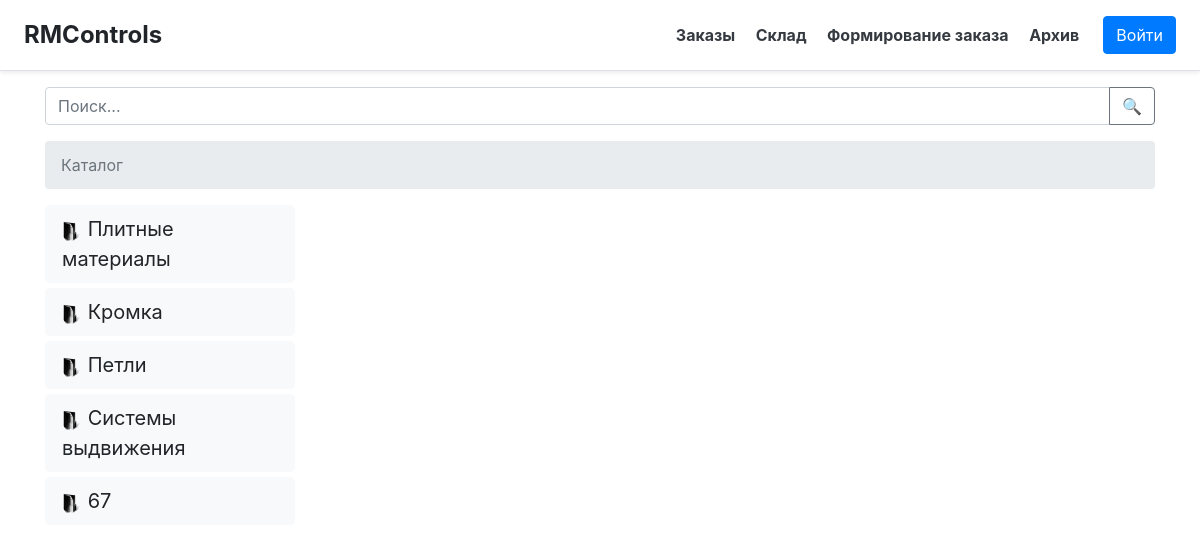
The page /catalog/0 on the database its author committed.
### main/models.py (models this page shows, shortened)
class Folder(models.Model):
    title = models.CharField("Имя", max_length=20)
    parent = models.ForeignKey('self', models.CASCADE, null=True, blank=True)
    class Meta:
        verbose_name = "Папка"
        verbose_name_plural = "Папки"
        db_table = "folders"

### main/views.py (the view)
# urls.py: path('catalog/<int:oid>', views.catalog),
def catalog(request, oid):
    path = get_path(oid)
    root = Folder.objects.get(id=oid)
    return render(request, 'main/catalog.html',
                  dict(title=f'Каталог{": " + root.title if root.id else ""}', root=root, path=path,
                       user_type='admin' if request.user.is_superuser else 'user' if request.user.is_authenticated else 'guest'))

### main/views.py (called while the page is built)
def get_path(oid):
    root = Folder.objects.get(id=oid)
    path = []
    current = root
    while current.parent:
        path.append((current.title, current.id,))
        current = current.parent
    path.append((current.title, current.id,))
    return path[::-1]

### templates/main/catalog.html (shortened to what this page needs)
{% extends 'main/base.html' %}
{% block content %}
    {% load static %}
    <div class="container">
        <div class="input-group mb-3">
            <input type="text" class="form-control" placeholder="Поиск..." aria-label="Поиск..." id="search">
            <div class="input-group-append">
                <button class="btn btn-outline-secondary" type="button" onclick="search()">&#128269</button>
            </div>
        </div>
        <nav aria-label="breadcrumb">
            <ol class="breadcrumb">
                {% for f in path %}
                    {% if forloop.last %}
                        <li class="breadcrumb-item active" aria-current="page">{{ f.0 }}</li>
                    {% else %}
                        <li class="breadcrumb-item"><a href="/catalog/{{ f.1 }}">{{ f.0 }}</a></li>
                    {% endif %}
                {% endfor %}
            </ol>
        </nav>
        <div class="row">
            <div class="col-md-auto" id="btns">
                {% for folder in root.folder_set.all %}
                    <button {% if user.is_superuser %}oncontextmenu="actions({{ folder.id }}, '{{ folder.title }}', 'folder', 'btn{{ forloop.counter0 }}'); return false"{% endif %}
                            style="width: 250px; margin-bottom: 5px; text-align: left" id="btn{{ forloop.counter0 }}"
                            onclick="expand({{ forloop.counter0 }})" class="btn btn-light btn-lg">
                        <img src="{% static 'img/folder.png' %}" width="20" height="20"/>
                        {{ folder.title }}</button> <br>
                {% endfor %}
            </div>
            <div class="col-md-auto">
            </div>
            <div class="col-md-auto" id="additional"></div>
        </div>
    </div>
{% endblock %}

### rows shown on the page
Folder: title "Каталог"
Folder: title "Плитные материалы"
Folder: title "Кромка"
Folder: title "Петли"
Folder: title "Системы выдвижения"
Folder: title "67"
